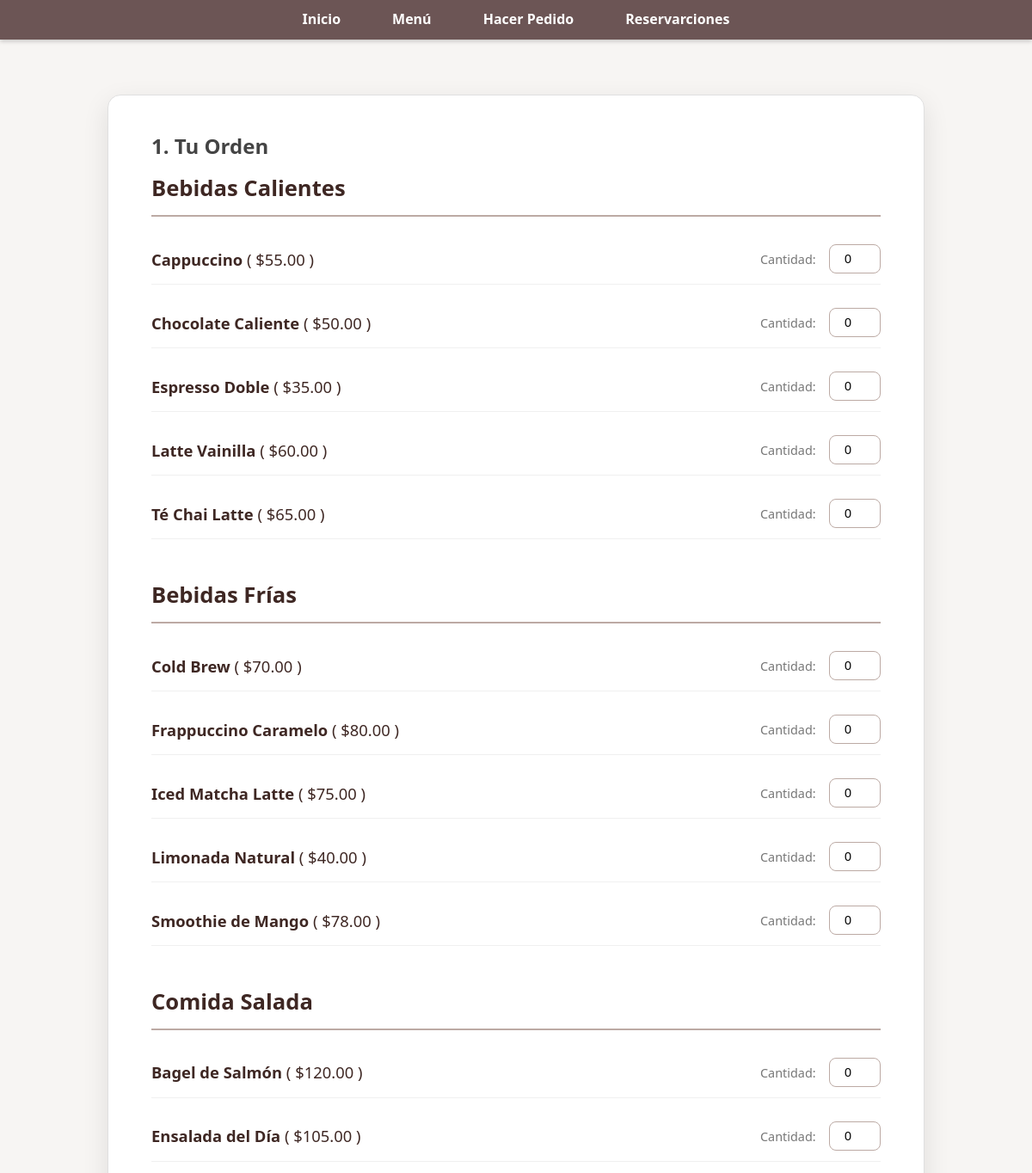
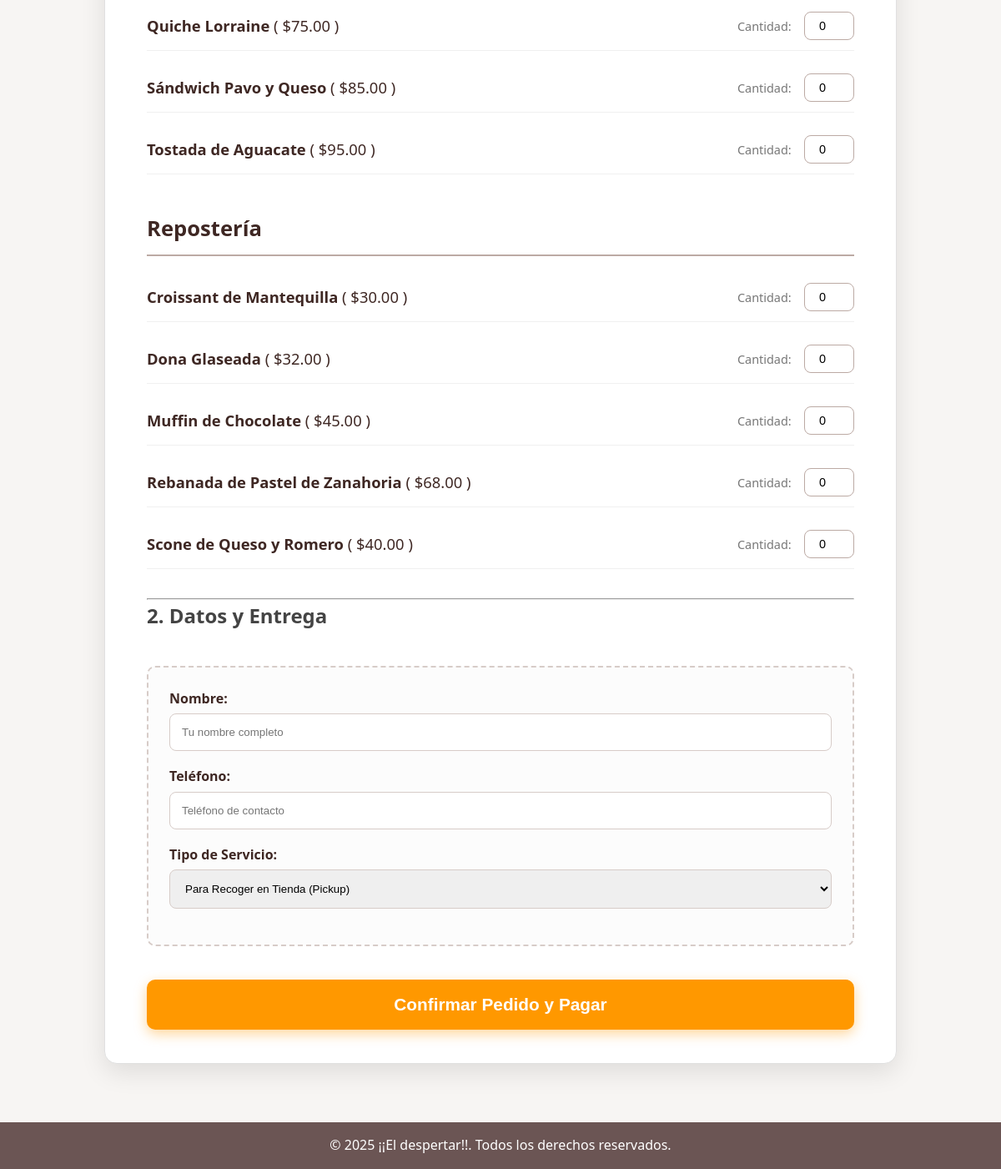
The page /cliente_pedido_online.php on the database its author committed (2 pictures, top to bottom).
### tables this page shows
CREATE TABLE IF NOT EXISTS `productos` (
  `producto_id` int NOT NULL AUTO_INCREMENT,
  `nombre` varchar(150) NOT NULL,
  `descripcion` text,
  `precio` decimal(10,2) NOT NULL,
  `categoria` varchar(50) NOT NULL,
  PRIMARY KEY (`producto_id`)
);

### cliente_pedido_online.php (the view, shortened to what this page needs)
<?php
include 'db_connection.php';
$sql = "SELECT producto_id, nombre, precio, categoria FROM productos ORDER BY categoria, nombre";
$result = $conn->query($sql);
$menu_por_categoria = [];
if ($result->num_rows > 0) {
    while($row = $result->fetch_assoc()) {
        $menu_por_categoria[$row['categoria']][] = $row;
    }
}
?>
<!DOCTYPE html>
<html lang="es">
<head>
    <link rel="stylesheet" href="css/estilos.css">
</head>
<header>
        <nav class="main-nav">
            <ul>
                <li><a href="index.html">Inicio</a></li>
                <li><a href="menu_simple.php">Menú</a></li>
                <li><a href="cliente_pedido_online.php"> Hacer Pedido</a></li>
                <li><a href="reservas.html">Reservarciones</a></li>
            </ul>
        </nav>
    </header>
<body>
    <div class="container">
        <form method="POST" action="procesar_pedido_online.php">
            <h2>1. Tu Orden</h2>
            <?php foreach ($menu_por_categoria as $categoria => $items): ?>
                <div class="category-section">
                    <h3><?php echo htmlspecialchars($categoria); ?></h3>
                    <?php foreach ($items as $item): ?>
                        <div class="menu-item">
                            <div class="item-details">
                                <strong><?php echo htmlspecialchars($item['nombre']); ?></strong>
                                ( $<?php echo number_format($item['precio'], 2); ?> )
                            </div>
                            <div class="item-input">
                                <label for="prod_<?php echo $item['producto_id']; ?>">Cantidad:</label>
                                <input type="number" name="productos[<?php echo $item['producto_id']; ?>]" id="prod_<?php echo $item['producto_id']; ?>" min="0" value="0">
                            </div>
                        </div>
                    <?php endforeach; ?>
                </div>
            <?php endforeach; ?>
            <hr>
            <h2>2. Datos y Entrega</h2>
            <div class="client-info">
                <label for="nombre_cliente">Nombre:</label>
                <input type="text" name="nombre_cliente" required placeholder="Tu nombre completo"><br>
                <label for="telefono">Teléfono:</label>
                <input type="text" name="telefono" required placeholder="Teléfono de contacto"><br>
                <label for="tipo_pedido">Tipo de Servicio:</label>
                <select name="tipo_pedido" id="tipo_pedido" required onchange="toggleAddress(this.value)">
                    <option value="Pickup">Para Recoger en Tienda (Pickup)</option>
                </select><br>
            </div>
            <input type="submit" class="submit-btn" value="Confirmar Pedido y Pagar">
        </form>
    </div>
    <footer>
        <p>&copy; 2025 ¡¡El despertar!!. Todos los derechos reservados.</p>
    </footer>
</body>
</html>

### css/estilos.css (style rules this page uses)
* { margin: 0; padding: 0; box-sizing: border-box; }
body { font-family: Arial, sans-serif; line-height: 1.6; background-color: #ffffff; color: #333; }
.main-nav { background-color: rgb(53, 21, 21, 0.712); padding: 10px 0; position: fixed; top: 0; width: 100%; z-index: 1000; box-shadow: 0 2px 5px rgba(0, 0, 0, 0.2); }
.main-nav ul { list-style: none; display: flex; justify-content: center; gap: 30px; }
.main-nav a { text-decoration: none; color: white; font-weight: bold; padding: 5px 15px; border-radius: 4px; transition: background-color 0.3s ease; }
footer { text-align: center; padding: 15px; background-color: rgb(53, 21, 21, 0.712); color: white; margin-top: 40px; }

### cliente_pedido_online.php (style rules this page uses)
body { font-family: 'Segoe UI', Tahoma, Geneva, Verdana, sans-serif; background-color: #f7f5f3; color: #444444; padding: 0; margin: 0; padding-top: 70px; }
.container { max-width: 950px; margin: 40px auto 70px auto; background: #ffffff; padding: 40px 50px; border-radius: 15px; box-shadow: 0 10px 30px rgba(0,0,0,0.1); transition: all 0.3s ease; border: 1px solid #e0e0e0; }
.category-section { margin-bottom: 35px; padding-top: 10px; }
.category-section h3 { color: #3e2723; border-bottom: 2px solid #bcaaa4; padding-bottom: 10px; margin-bottom: 20px; font-size: 1.6em; font-weight: 600; }
.menu-item { display: flex; justify-content: space-between; align-items: center; margin-bottom: 15px; padding: 12px 0; border-bottom: 1px solid #f0f0f0; transition: background-color 0.2s; }
.item-details { flex-grow: 1; font-size: 1.15em; font-weight: 500; color: #3e2723; }
.item-input { width: 140px; text-align: right; display: flex; align-items: center; gap: 15px; font-size: 0.9em; color: #777; }
input[type="number"] { width: 60px; padding: 8px; border: 1px solid #bcaaa4; border-radius: 8px; text-align: center; font-size: 1em; transition: border-color 0.3s, box-shadow 0.3s; }
.client-info { border: 2px dashed #d7ccc8; padding: 25px; margin-top: 40px; border-radius: 10px; background-color: #fcfcfc; }
.client-info label { display: block; margin-bottom: 5px; font-weight: 600; color: #3e2723; }
.client-info input, .client-info select { width: 100%; padding: 14px; margin-bottom: 18px; border: 1px solid #d7ccc8; border-radius: 8px; box-sizing: border-box; }
.submit-btn { background-color: #ff9800; color: white; padding: 18px 35px; border: none; border-radius: 10px; cursor: pointer; font-size: 1.3em; margin-top: 40px; width: 100%; font-weight: 700; transition: background-color 0.3s ease, transform 0.1s; box-shadow: 0 5px 15px rgba(255, 152, 0, 0.4); }

### rows shown on the page
productos: nombre "Cappuccino", precio "55.00"
productos: nombre "Chocolate Caliente", precio "50.00"
productos: nombre "Espresso Doble", precio "35.00"
productos: nombre "Latte Vainilla", precio "60.00"
productos: nombre "Té Chai Latte", precio "65.00"
productos: nombre "Cold Brew", precio "70.00"
productos: nombre "Frappuccino Caramelo", precio "80.00"
productos: nombre "Iced Matcha Latte", precio "75.00"
productos: nombre "Limonada Natural", precio "40.00"
productos: nombre "Smoothie de Mango", precio "78.00"
productos: nombre "Bagel de Salmón", precio "120.00"
productos: nombre "Ensalada del Día", precio "105.00"
productos: nombre "Quiche Lorraine", precio "75.00"
productos: nombre "Sándwich Pavo y Queso", precio "85.00"
productos: nombre "Tostada de Aguacate", precio "95.00"
productos: nombre "Croissant de Mantequilla", precio "30.00"
productos: nombre "Dona Glaseada", precio "32.00"
productos: nombre "Muffin de Chocolate", precio "45.00"
productos: nombre "Rebanada de Pastel de Zanahoria", precio "68.00"
productos: nombre "Scone de Queso y Romero", precio "40.00"

### other values the page prints
$categoria "Bebidas Calientes"
$categoria "Bebidas Frías"
$categoria "Comida Salada"
$categoria "Repostería"
